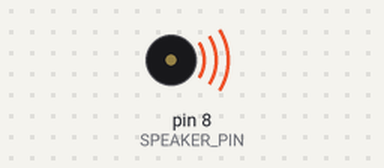
A sketch run on a simulated Arduino Uno, built with avr-gcc and run on an emulated ATmega328P. Parts: buzzer (waves = sounding).

Above: at 0.5 s.
Timing chart, 0 to 4.6 s (numbered marks = the images above):
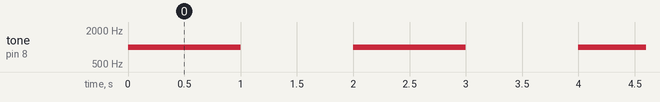

Measured:
- by itself, tone on pin 8 (SPEAKER_PIN): alternates 1000 Hz for 1.0 s and silent for 1.0 s

The sketch:

sketch.ino
```cpp
#include "pitches.h"
#define SPEAKER_PIN 8

void setup()
{
	pinMode(SPEAKER_PIN, OUTPUT);
}
void loop()
{
	tone(SPEAKER_PIN, 1000, 1000);
	delay(2000);
}
```
